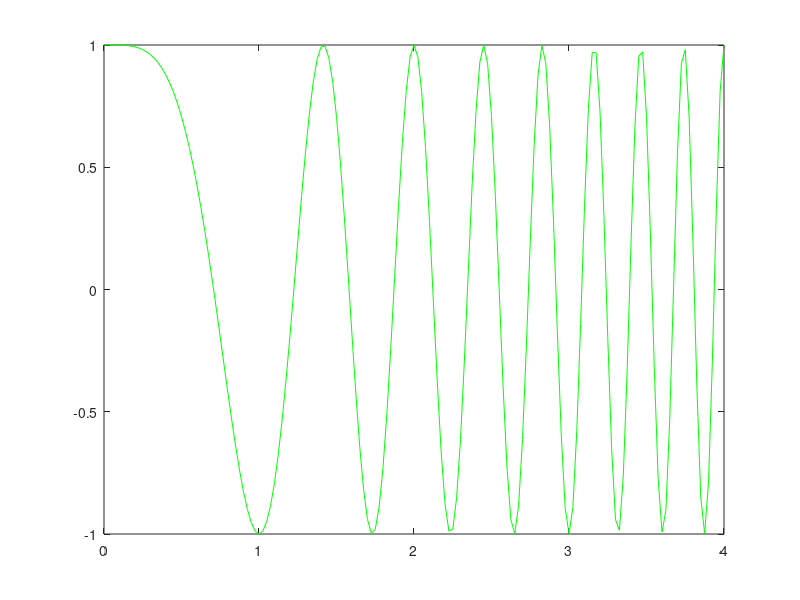

This figure's MATLAB source: (Note: this script raises an error after producing the figure.)
% Kenneth Meyer
% HW3
% 10/18/2020
% Trapezoidal rule problem

% plot the known solution, u(t), compared to v, the approximate sol

dt = 0.025; %varying time step
%function we are using the trapezoidal rule on 
f = @(t) -1*cos(pi*t^2)*(4*pi^2*t^2-1) - 2*pi*sin(pi*t^2);

t = 0:dt:4;
u = cos(pi*t.^2); % QUESTION: "check this"; solve analytically?? or use to compare.

plot(t,u,'g')
hold on

error = zeros(1,4);
n=1;

for dt = [.025, .0125, .00625, .003125]
%for dt = [.1, .01, .001, .0001]
    v = trapezoidal_rule(dt,f,4); %(dt,f(t),t_max)
    t = 0:dt:4;
    plot(t,v)
    hold on
    
    error(n) = abs(cos(pi*4.^2) - v(length(v)));
    n = n+1;
end
legend({'y = cos(pi*t^2)','u(t), dt = .025','u(t), dt = .0125','u(t), dt = .00625','u(t), dt = .003125'},'Location','southwest')
hold off

dt_list = [.025, .0125, .00625, .003125]
error

%this did not work; relationship is clear though. just need to show.k
slope = zeros(2,3); %first row is the change of dt, second row is change of error.
for i=1:3
    slope(1,i) = dt_list(i+1)/dt_list(i);
    slope(2,i) = error(i+1)/error(i);
end
slope

%clearly, when the timestep is halved, the error is quartered. This
%indicates that the error decreases exponentially compared to the decrease
%of dt. This was checked using timesteps that were decreasing by 1/10, and
%the respective errors decreased by 1/100 each time step - hence the error
%decreases at a quadratic rate when compared to dt. (DOUBLE CHECK THIS)

% "how fast is it going to zero compared to dt" numeric or descriptivve
% solution???
